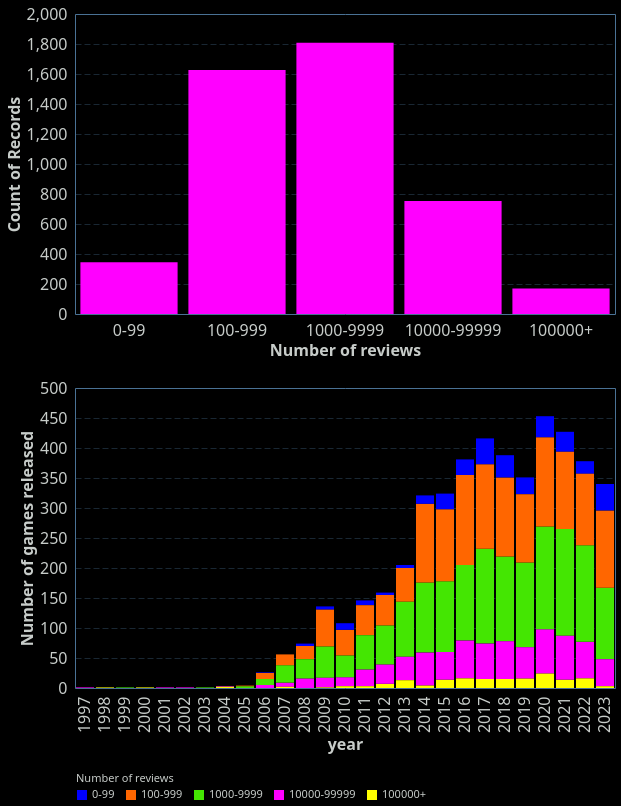

Specify this chart in Vega-Lite:
### Vega-Lite specification from a JSON file in a GitHub repository (floating-point values rounded to 4 significant figures; data arrays with more than 128 entries replaced by an {"elided": "..."} marker saying what was removed)
{"config": {"view": {"continuousWidth": 400, "continuousHeight": 300, "stroke": "#4A7295", "strokeWidth": 1}, "background": "#000000", "mark": {"color": "#ff00ff"}, "arc": {"fill": "#ff00ff"}, "area": {"fill": "#ff00ff", "line": true, "fillOpacity": 0.1}, "line": {"stroke": "#ff00ff", "strokeWidth": 2}, "path": {"stroke": "#ff00ff"}, "rect": {"fill": "#ff00ff"}, "shape": {"stroke": "#ff00ff"}, "symbol": {"fill": "#ff00ff"}, "title": {"color": "#C7CCC9", "anchor": "start", "dy": -15, "fontSize": 16, "font": "IBM Plex Sans,system-ui,-apple-system,BlinkMacSystemFont,\".sfnstext-regular\",sans-serif", "fontWeight": 600}, "axisBand": {"grid": false}, "axis": {"labelColor": "#C7CCC9", "labelFontSize": 16, "labelFont": "IBM Plex Sans Condensed, system-ui, -apple-system, BlinkMacSystemFont, \".SFNSText-Regular\", sans-serif", "labelFontWeight": 400, "titleColor": "#C7CCC9", "titleFontWeight": 600, "titleFontSize": 16, "grid": true, "gridColor": "#4A7295", "labelAngle": 0, "domainColor": null, "tickColor": null, "labelPadding": 2, "tickSize": 6, "tickWidth": 0.5, "gridOpacity": 1, "gridZ": 1}, "axisX": {"gridDash": [6, 3], "gridWidth": 0.35, "gridColor": "#4A7295", "labelAngle": 0}, "axisY": {"gridDash": [6, 3], "gridWidth": 0.35, "gridColor": "#4A7295"}, "layer": {"grid": 1, "mark": 0}, "legend": {"labelFontSize": 11, "padding": 1, "symbolType": "square", "labelColor": "#C7CCC9", "titleColor": "#C7CCC9"}, "style": {"guide-label": {"font": "IBM Plex Sans,system-ui,-apple-system,BlinkMacSystemFont,\".sfnstext-regular\",sans-serif", "fill": "#C7CCC9", "fontWeight": 400}, "guide-title": {"font": "IBM Plex Sans,system-ui,-apple-system,BlinkMacSystemFont,\".sfnstext-regular\",sans-serif", "fill": "#C7CCC9", "fontWeight": 400}}, "range": {"category": ["#0000FF", "#FF6600FF", "#44E602", "#ff00ff", "#FFFF00", "#9900CC", "#33CCFF", "#f77976ff", "#CC66FF"]}}, "vconcat": [{"data": {"name": "data-06d065d627e435589fe8e447b7fa9b78"}, "mark": {"type": "bar"}, "encoding": {"x": {"field": "reviews_bucket", "title": "Number of reviews", "type": "nominal"}, "y": {"aggregate": "count", "type": "quantitative"}}, "width": 540}, {"data": {"name": "data-920c1eb3ea16a0c1745f9b3fc421441f"}, "mark": {"type": "bar"}, "encoding": {"color": {"field": "reviews_bucket", "legend": {"orient": "bottom", "title": "Number of reviews"}, "sort": ["0-99", "100-999", "1000-9999", "10000-99999", "100000+"], "title": "Reviews Bucket", "type": "nominal"}, "tooltip": [{"field": "year", "type": "ordinal"}, {"field": "reviews_bucket", "type": "nominal"}, {"aggregate": "count", "type": "quantitative"}], "x": {"axis": {"labelAngle": 270}, "field": "year", "title": "year", "type": "ordinal"}, "y": {"aggregate": "count", "title": "Number of games released", "type": "quantitative"}}}], "$schema": "https://vega.github.io/schema/vega-lite/v5.20.1.json", "datasets": {"data-06d065d627e435589fe8e447b7fa9b78": {"elided": "4703 records"}, "data-920c1eb3ea16a0c1745f9b3fc421441f": {"elided": "4703 records"}}}
